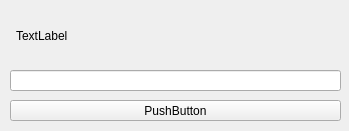
<?xml version="1.0" encoding="UTF-8"?>
<ui version="4.0">
 <class>potion</class>
 <widget class="QMainWindow" name="potion">
  <property name="geometry">
   <rect>
    <x>0</x>
    <y>0</y>
    <width>349</width>
    <height>131</height>
   </rect>
  </property>
  <property name="windowTitle">
   <string>Potion Ingredients</string>
  </property>
  <widget class="QWidget" name="centralwidget">
   <widget class="QLabel" name="label">
    <property name="geometry">
     <rect>
      <x>16</x>
      <y>10</y>
      <width>321</width>
      <height>51</height>
     </rect>
    </property>
    <property name="text">
     <string>TextLabel</string>
    </property>
   </widget>
   <widget class="QLineEdit" name="lineEdit">
    <property name="geometry">
     <rect>
      <x>10</x>
      <y>70</y>
      <width>331</width>
      <height>21</height>
     </rect>
    </property>
   </widget>
   <widget class="QPushButton" name="pushButton">
    <property name="geometry">
     <rect>
      <x>10</x>
      <y>100</y>
      <width>331</width>
      <height>21</height>
     </rect>
    </property>
    <property name="text">
     <string>PushButton</string>
    </property>
   </widget>
  </widget>
 </widget>
 <resources/>
 <connections/>
</ui>
